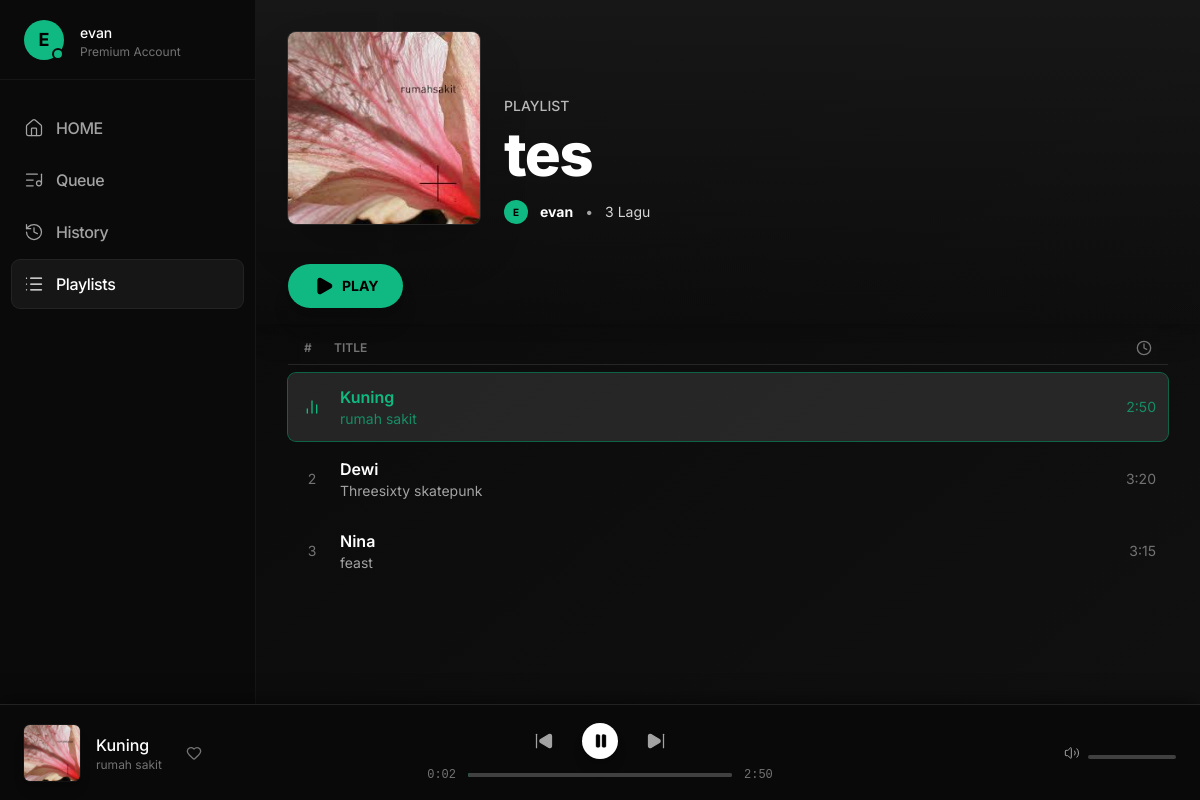
Page /playlist/1 (signed in) on the committed database.
### tables this page shows
CREATE TABLE songs 
                     (id TEXT PRIMARY KEY, judul TEXT, artis TEXT, album TEXT, durasi TEXT, genre TEXT, image TEXT);

CREATE TABLE playlists 
                     (id INTEGER PRIMARY KEY AUTOINCREMENT, user_email TEXT, name TEXT);

### app.py (the view)
@app.route('/playlist/<int:playlist_id>')
def playlist_detail(playlist_id):
    user = get_current_user()
    if not user: return redirect(url_for('login'))
    playlist = store.get_playlist_by_id(playlist_id)
    if not playlist:
        flash("Playlist tidak ditemukan!")
        return redirect(url_for('my_playlists'))
    songs = store.get_playlist_songs(playlist_id)
    return render_template('playlist_detail.html', user=user, playlist=playlist, songs=songs)

### app.py (called while the page is built, shortened)
def get_current_user():
    if 'email' in session:
        email = session['email']
        return store.active_sessions[email]
    return None

### models.py (called while the page is built)
    def get_connection(self):
        conn = sqlite3.connect(DB_NAME)
        conn.row_factory = sqlite3.Row
        return conn

    def get_playlist_by_id(self, playlist_id):
        conn = self.get_connection()
        c = conn.cursor()
        c.execute("SELECT * FROM playlists WHERE id=?", (playlist_id,))
        playlist = c.fetchone()
        conn.close()
        return playlist

    def get_playlist_songs(self, playlist_id):
        conn = self.get_connection()
        c = conn.cursor()
        query = """
            SELECT s.* FROM songs s
            JOIN playlist_songs ps ON s.id = ps.song_id
            WHERE ps.playlist_id = ?
        """
        c.execute(query, (playlist_id,))
        rows = c.fetchall()
        conn.close()
        songs = []
        for row in rows:
            img = row['image'] if 'image' in row.keys() else None
            lagu = Lagu(row['id'], row['judul'], row['artis'], row['album'], row['durasi'], row['genre'], img)
            songs.append(lagu)
        return songs

### templates/playlist_detail.html (shortened to what this page needs)
{% extends 'base.html' %}
{% block content %}
<div class="p-8 pb-4 flex flex-col items-start bg-gradient-to-b from-neutral-900 to-neutral-950/20 shadow-xl">
    <header class="flex items-end mb-6 w-full">
        <div class="w-48 h-48 flex-shrink-0 mr-6 rounded-lg ring-1 ring-white/10 shadow-2xl overflow-hidden bg-neutral-800 flex items-center justify-center">
            {% if songs and songs[0].image %}
                <img src="{{ url_for('static', filename='images/' ~ songs[0].image) }}" alt="Playlist Cover" class="w-full h-full object-cover">
            {% else %}
                <i data-lucide="music" class="w-20 h-20 text-neutral-600"></i>
            {% endif %}
        </div>
        <div class="flex flex-col justify-end h-full w-full overflow-hidden">
            <p class="text-sm font-medium text-white/70 mb-2">PLAYLIST</p>
            <h1 class="text-4xl md:text-6xl font-extrabold text-white mb-4 leading-none tracking-tight truncate">
                {{ playlist['name'] }}
            </h1>
            <div class="flex items-center gap-3">
                <div class="w-6 h-6 rounded-full bg-emerald-500 flex items-center justify-center text-black font-bold text-[10px] shadow-sm">
                    {{ user.username[0] | upper }}
                </div>
                <span class="text-white font-bold text-sm hover:underline cursor-pointer">{{ user.username }}</span>
                <span class="text-neutral-400 text-sm">•</span>
                <span class="text-neutral-300 text-sm">{{ songs|length }} Lagu</span>
            </div>
        </div>
    </header>
    <div class="flex items-center gap-6 mt-4">
        {% if songs %}
        <a href="{{ url_for('play_song', song_id=songs[0].id, playlist_id=playlist['id']) }}" class="flex items-center px-6 py-3 bg-emerald-500 text-black font-bold text-sm rounded-full hover:bg-emerald-400 transition-all shadow-xl hover:scale-[1.02] active:scale-95">
            <i data-lucide="play" class="w-5 h-5 fill-black stroke-black mr-2 ml-0.5"></i> PLAY
        </a>
        {% endif %}
    </div>
</div>
<div class="flex-1 overflow-y-auto no-scrollbar p-8 pt-4">
    <div class="grid grid-cols-[30px_1fr_100px] text-xs font-semibold text-neutral-500 border-b border-white/10 pb-2 mb-2 px-4">
        <span class="text-left">#</span>
        <span class="text-left">TITLE</span>
        <i data-lucide="clock" class="w-4 h-4 text-right ml-auto"></i>
    </div>
    <div class="space-y-1">
        {% if not songs %}
            <div class="text-center py-10 text-neutral-500">
                <p class="mb-2">Playlist ini kosong.</p>
                <a href="{{ url_for('main') }}" class="text-emerald-500 hover:underline">Tambah lagu dari Home</a>
            </div>
        {% else %}
            {% for song in songs %}
            <div class="group flex items-center p-3 rounded-lg hover:bg-white/5 transition-colors cursor-pointer group
                {{ 'bg-white/10 ring-1 ring-emerald-500/50' if user.current_song and user.current_song.id == song.id else '' }}">
                <div class="w-6 text-center flex items-center justify-center">
                    {% if user.current_song and user.current_song.id == song.id %}
                        <i data-lucide="bar-chart-2" class="w-4 h-4 text-emerald-500 fill-current"></i>
                    {% else %}
                        <span class="text-sm text-neutral-500 group-hover:hidden">{{ loop.index }}</span>
                    {% endif %}
                </div>
                <div class="flex flex-col flex-1 ml-4 overflow-hidden">
                    <span class="text-base font-semibold truncate {{ 'text-emerald-500' if user.current_song and user.current_song.id == song.id else 'text-white' }}">
                        {{ song.judul }}
                    </span>
                    <span class="text-sm {{ 'text-emerald-500/70' if user.current_song and user.current_song.id == song.id else 'text-neutral-400' }} truncate">
                        {{ song.artis }}
                    </span>
                </div>
                <div class="flex items-center justify-end w-[100px] gap-4">
                    <span class="text-sm text-right {{ 'text-emerald-500/70' if user.current_song and user.current_song.id == song.id else 'text-neutral-500' }}">
                        {{ song.durasi }}
                    </span>
                </div>
            </div>
            {% endfor %}
        {% endif %}
    </div>
</div>
{% endblock %}

### templates/base.html (shortened to what this page needs)
<!DOCTYPE html>
<html lang="en">
<head>
    <script src="https://cdn.tailwindcss.com"></script>
</head>
<body class="bg-neutral-950 text-neutral-400 h-screen w-full flex overflow-hidden antialiased">
    <aside class="w-20 lg:w-64 flex-shrink-0 border-r border-white/5 flex flex-col bg-neutral-950 z-20 transition-all duration-300">
        <div class="h-20 flex items-center px-6 lg:px-6 justify-center lg:justify-start gap-4 border-b border-white/5">
            <a href="{{ url_for('profile') }}" class="relative group cursor-pointer block">
                <div class="w-10 h-10 rounded-full bg-emerald-500 flex items-center justify-center text-black font-bold text-lg overflow-hidden">
                    {% if user.profile_pic %}
                        {% if 'http' in user.profile_pic %}
                            <img src="{{ user.profile_pic }}" class="w-full h-full object-cover">
                        {% else %}
                            <img src="{{ url_for('static', filename='images/' ~ user.profile_pic) }}" class="w-full h-full object-cover">
                        {% endif %}
                    {% else %}
                        {{ user.username[0] | upper }}
                    {% endif %}
                </div>
                <div class="absolute bottom-0 right-0 w-3 h-3 bg-emerald-500 rounded-full border-2 border-neutral-950"></div>
            </a>
            <div class="hidden lg:block">
                <a href="{{ url_for('profile') }}" class="text-sm font-medium text-white hover:underline">{{ user.username }}</a>
                <p class="text-xs text-neutral-500">Premium Account</p>
            </div>
        </div>
        <nav class="flex-1 py-6 px-3 space-y-1">
            <a href="{{ url_for('main') }}" class="flex items-center gap-3 px-3 py-3 rounded-lg hover:bg-white/5 hover:text-white transition-all group ">
                <i data-lucide="home" class="w-5 h-5 stroke-[1.5]"></i>
                <span class="hidden lg:block text-base font-medium tracking-tight">HOME</span>
            </a>
            <a href="{{ url_for('queue_view') }}" class="flex items-center gap-3 px-3 py-3 rounded-lg hover:bg-white/5 hover:text-white transition-all group ">
                <i data-lucide="list-music" class="w-5 h-5 stroke-[1.5]"></i>
                <span class="hidden lg:block text-base font-medium tracking-tight">Queue</span>
            </a>
            <a href="{{ url_for('history_view') }}" class="flex items-center gap-3 px-3 py-3 rounded-lg hover:bg-white/5 hover:text-white transition-all group ">
                <i data-lucide="history" class="w-5 h-5 stroke-[1.5]"></i>
                <span class="hidden lg:block text-base font-medium tracking-tight">History</span>
            </a>
            <a href="{{ url_for('my_playlists') }}" class="flex items-center gap-3 px-3 py-3 rounded-lg hover:bg-white/5 hover:text-white transition-all group {% if request.endpoint == 'my_playlists' or request.endpoint == 'playlist_detail' %}bg-white/5 text-white ring-1 ring-white/10{% endif %}">
                <i data-lucide="list" class="w-5 h-5 stroke-[1.5]"></i>
                <span class="hidden lg:block text-base font-medium tracking-tight">Playlists</span>
            </a>
        </nav>
        <div class="p-4 border-t border-white/5">
            <a href="{{ url_for('logout') }}" class="w-full flex items-center gap-3 px-3 py-3 rounded-lg hover:bg-red-900/20 hover:text-red-400 transition-all text-sm font-medium">
                <span class="hidden lg:block">Logout</span>
            </a>
        </div>
    </aside>
    <main class="flex-1 flex flex-col relative overflow-hidden bg-gradient-to-br from-neutral-950 to-neutral-900/50">
        {% block content %}{% endblock %}
    </main>
    <footer class="fixed bottom-0 left-0 right-0 h-24 bg-neutral-950/95 backdrop-blur-xl border-t border-white/10 z-50 px-4 lg:px-6 flex items-center justify-between shadow-[0_-1px_20px_rgba(0,0,0,0.6)]">
        <div class="flex items-center gap-4 w-1/3 min-w-[140px]">
            <div class="w-14 h-14 bg-neutral-800 rounded-md relative overflow-hidden ring-1 ring-white/5 shadow-lg flex items-center justify-center group">
                 {% if user.current_song and user.current_song.image %}
                    <img src="{{ url_for('static', filename='images/' ~ user.current_song.image) }}"
                         alt="Cover"
                         class="w-full h-full object-cover">
                 {% else %}
                    <i data-lucide="music" class="w-6 h-6 stroke-[1.5] text-neutral-500"></i>
                 {% endif %}
            </div>
            <div class="hidden sm:block overflow-hidden">
                <h4 class="text-base font-medium text-white truncate max-w-[150px]">
                    {{ user.current_song.judul if user.current_song else "Tidak ada lagu" }}
                </h4>
                <p class="text-xs text-neutral-500 truncate max-w-[150px]">
                    {{ user.current_song.artis if user.current_song else "Pilih lagu untuk memutar" }}
                </p>
            </div>
            {% if user.current_song %}
            <button class="hidden lg:block text-neutral-500 hover:text-emerald-500 transition-colors ml-2">
                <i data-lucide="heart" class="w-4 h-4"></i>
            </button>
            {% endif %}
        </div>
        <div class="flex flex-col items-center justify-center flex-1 max-w-2xl px-4">
            <div class="flex items-center gap-6 mb-2">
                <a href="{{ url_for('prev_song') }}" class="text-neutral-400 hover:text-white transition-colors p-1 active:scale-95"><i data-lucide="skip-back" class="w-5 h-5 stroke-[1.5] fill-current"></i></a>
                <button id="playPauseBtn" class="w-9 h-9 rounded-full bg-white text-black flex items-center justify-center hover:scale-105 active:scale-95 transition-all shadow-lg">
                    <i data-lucide="pause" class="w-4 h-4 stroke-[1.5] fill-black ml-0.5"></i>
                </button>
                <a href="{{ url_for('next_song') }}" class="text-neutral-400 hover:text-white transition-colors p-1 active:scale-95"><i data-lucide="skip-forward" class="w-5 h-5 stroke-[1.5] fill-current"></i></a>
            </div>
            <div class="w-full flex items-center gap-3 text-xs font-medium text-neutral-500 group font-mono">
                <span id="currentTime" class="w-8 text-right tabular-nums">0:00</span>
                <div class="flex-1 relative h-4 flex items-center">
                    <input type="range" id="progressBar" min="0" max="100" value="0" class="w-full relative z-10">
                </div>
                <span id="totalTime" class="w-8 tabular-nums">{{ user.current_song.durasi if user.current_song else "0:00" }}</span>
            </div>
        </div>
        <div class="w-1/3 flex justify-end items-center gap-4">
             <div class="flex items-center gap-2 group w-28 hidden md:flex">
                <i data-lucide="volume-2" class="w-4 h-4 stroke-[1.5] text-neutral-400"></i>
                <div class="relative flex-1 group/vol">
                     <input type="range" min="0" max="100" value="80" class="w-full h-1 bg-neutral-600 rounded-full appearance-none [&::-webkit-slider-thumb]:appearance-none [&::-webkit-slider-thumb]:w-0 group-hover/vol:[&::-webkit-slider-thumb]:w-3 group-hover/vol:[&::-webkit-slider-thumb]:h-3 group-hover/vol:[&::-webkit-slider-thumb]:bg-white group-hover/vol:[&::-webkit-slider-thumb]:rounded-full">
                </div>
            </div>
        </div>
    </footer>
</body>
</html>

### templates/base.html (style rules this page uses)
body { font-family: 'Inter', sans-serif; }
.no-scrollbar { -ms-overflow-style: none; scrollbar-width: none; }
input[type=range] { height: 4px; cursor: pointer; appearance: none; background: transparent; border-radius: 2px; }

### rows in the picture
songs: image (picture), judul "Kuning", artis "rumah sakit", durasi "2:50", current_song "Kuning", current_song "rumah sakit", current_song "2:50"
playlists: name "tes"
songs: judul "Dewi", artis "Threesixty skatepunk", durasi "3:20"
songs: judul "Nina", artis "feast", durasi "3:15"

### other values in the picture
{{ user.username[0] | upper }} "E"
{{ user.username }} "evan"
{{ songs|length }} "3"
